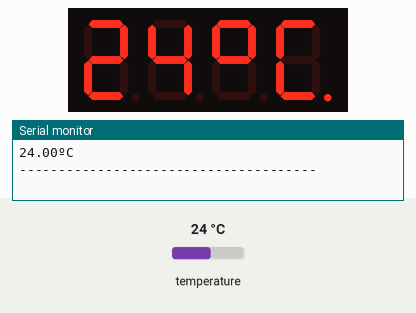
Bench run of a sketch on a simulated ESP32. Shown: 4-digit seven-segment display, the last lines printed to the serial monitor. Inputs (shaded band) come from the test bench; at power-on: temperature 24 °C. WiFi joins after 1.5 s; servers stay silent unless stated; network time is answered at once with the bench clock; the local clock reads 2024-03-15 10:24:30 at power-on unless the sketch sets it.

Above: at 2.9 s.
At 43.5 s:
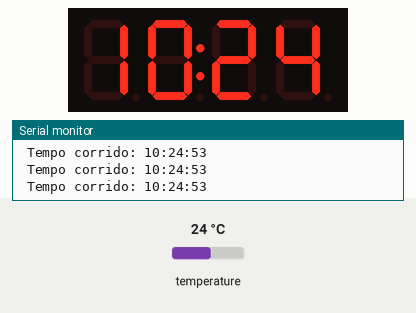
At 84.8 s:
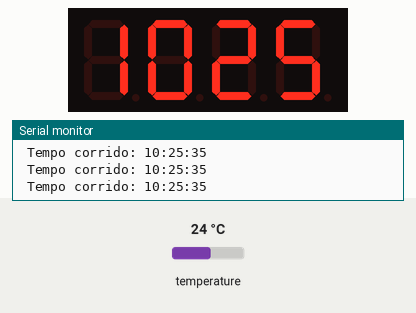
At 128.2 s:
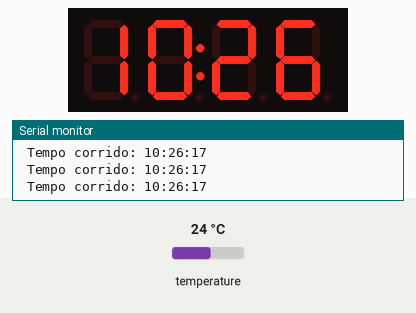

Measured:
- what the display in image 0 shows lasts 10.2 s, from 2.8 s to 13.0 s
- what the display in image 1 shows lasts 1.8 s, from 43.4 s to 45.2 s

The sketch:

EspSauna.ino
```cpp
/* Projeto Curto Circuito – ESP32: NTP e ULP */

/* -------- Bibliotecas----------- */
#include <NTPClient.h> /* https://github.com/arduino-libraries/NTPClient */
#include <WiFi.h> /* Biblioteca Wi-Fi. */
#include <DallasTemperature.h>
#include <SevSeg.h>
#include <OneWire.h>
#include <TM1637Display.h>
//#include <BluetoothA2DPSink.h>

// Module connection pins (Digital Pins)
#define CLK 2
#define DIO 4

// The amount of time (in milliseconds) between tests
#define TEST_DELAY   2000

const uint8_t SEG_DONE[] = {
    SEG_B | SEG_C | SEG_D | SEG_E | SEG_G,           // d
    SEG_A | SEG_B | SEG_C | SEG_D | SEG_E | SEG_F,   // O
    SEG_C | SEG_E | SEG_G,                           // n
    SEG_A | SEG_D | SEG_E | SEG_F | SEG_G            // E
    };

TM1637Display display(CLK, DIO);

//bluethooth
//BluetoothA2DPSink a2dp_sink;
//bck_io_num = 26
//ws_io_num = 25
//data_out_num = 22

// Pinos de acesso ao Esp32 ///////////////////////////////////////////////////////////////////////////////////////////////////////////////////////////////

// Sensor de Temperatura DS18B20

#define DS18B20      14 // OK

//Instacia o Objeto oneWire e Seta o pino do Sensor para iniciar as leituras
OneWire oneWire(DS18B20);

//Repassa as referencias do oneWire para o Sensor Dallas (DS18B20)
DallasTemperature Sensor(&oneWire);


/* -------- Wi-Fi ----------- */
const char* ssid = "********";
const char* password = "****************";

// Configurações do Servidor NTP
const char* servidorNTP = "a.st1.ntp.br"; // Servidor NTP para pesquisar a hora
const int fusoHorario = -10800; // Fuso horário em segundos (-03h = -10800 seg)

/* -------- Protocolo NTP ----------- */
WiFiUDP ntpUDP; // Declaração do Protocolo UDP
NTPClient timeClient(ntpUDP, servidorNTP, fusoHorario, 60000);

String hora;/*Armazenara o horário na memória RTC. */
float leitura;
String leitura_text;

bool pontim = true;

void setup()
{
  Serial.begin(115200);     /* Inicia a comunicação serial. */
  WiFi.begin(ssid, password);
  // Inicia o Sensor
  Sensor.begin();
  delay(2000);/* Espera a conexão. */
  timeClient.begin();
  //a2dp_sink.start("SteamMusic");//nome bluetooth sauna
}

void loop() {

  uint8_t data[] = { 0xff, 0xff, 0xff, 0xff };
  display.setBrightness(0x0f);

    // Leitura do Hora  Wifi  //////////////
  timeClient.update();
  hora = timeClient.getFormattedTime();

    // Leitura do Sensor  DS18B20  //////////////
  Sensor.requestTemperatures();
  leitura = Sensor.getTempCByIndex(0);
  leitura_text = String(leitura);

  for (int temp = 1; temp <= 10; temp++){
  Serial.print(leitura);
  Serial.println("ºC");
  Serial.println("--------------------------------------");

  // Selectively set different digits
  data[0] = display.encodeDigit(String(leitura_text[0]).toInt()); //digito 1
  data[1] = display.encodeDigit(String(leitura_text[1]).toInt()); //digito 2
  data[2] = B01100011; // "º"; digito 3
  data[3] = B10111001; // "C"; digito 4
  display.setSegments(data);

  delay(1000);  /* Mantem o processador 1 em estado ocioso por 1seg */
  }

  for (int hr = 1; hr <= 10; hr++){

  if (pontim){
    // mostrar hora
    data[0] = display.encodeDigit(String(hora[0]).toInt()); //digito 1
    data[1] = display.encodeDigit(String(hora[1]).toInt()); //digito 2
    data[2] = display.encodeDigit(String(hora[3]).toInt()); //digito 3
    data[3] = display.encodeDigit(String(hora[4]).toInt()); //digito 4
    display.setSegments(data);
    pontim = false;
    Serial.printf("\n Tempo corrido: ");
    Serial.println(hora);
    }
  else {
    // mostrar hora
//    data[0] = display.encodeDigit(String(hora[0]).toInt()); //digito 1
//    data[1] = display.encodeDigit(String(hora[1]).toInt()); //digito 2
//    data[2] = display.encodeDigit(String(hora[3]).toInt()); //digito 3
//    data[3] = display.encodeDigit(String(hora[4]).toInt()); //digito 4
    data[1] = data[1] + 128; // coloca o ":" no display
    display.setSegments(data);
    pontim = true;
    Serial.printf("\n Tempo corrido: ");
    Serial.println(hora);
    }

  delay(1000);  /* Mantem o processador 1 em estado ocioso por 1seg */
  }
}
```
